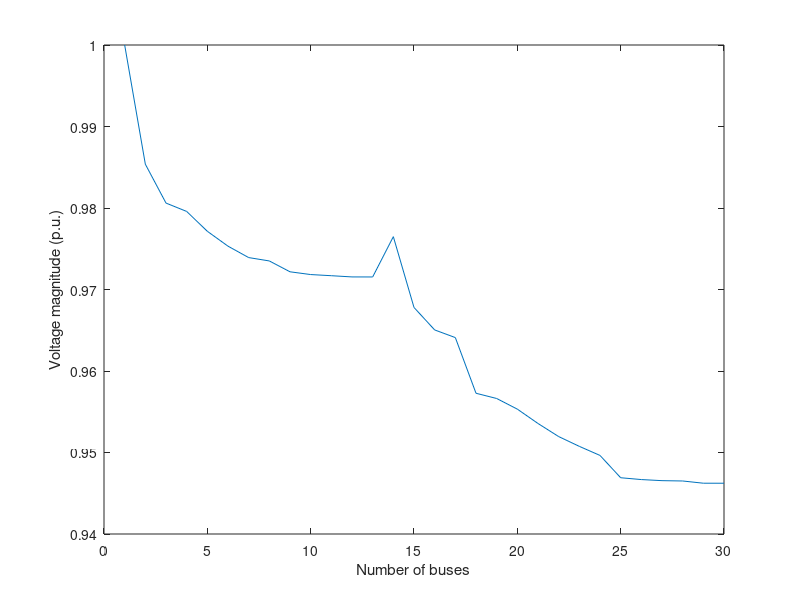

Source code (MATLAB):
clc
clear all
%==========================================================================
%                              LINE DATA [Ohm]
%==========================================================================
%branch no sending  reciving  R(Ohm)     X(Ohm)
%==========================================================================
LD =[ 1.0000    1.0000    2.0000    0.0563    0.0315
    2.0000    2.0000    3.0000    0.0716    0.0260
    3.0000    3.0000    4.0000    0.0186    0.0067
    4.0000    4.0000    5.0000    0.0556    0.0202
    5.0000    5.0000    6.0000    0.0530    0.0192
    6.0000    6.0000    7.0000    0.0530    0.0192
    7.0000    7.0000    8.0000    0.0212    0.0077
    8.0000    8.0000    9.0000    0.1007    0.0366
    9.0000    9.0000   10.0000    0.0450    0.0164
   10.0000   10.0000   11.0000    0.0398    0.0144
   11.0000   11.0000   12.0000    0.1113    0.0404
   12.0000   12.0000   13.0000    0.0132    0.0048
   13.0000    2.0000   14.0000    0.0636    0.0231
   14.0000   14.0000   15.0000    0.0716    0.0260
   15.0000   15.0000   16.0000    0.0265    0.0096
   16.0000   16.0000   17.0000    0.0106    0.0038
   17.0000   17.0000   18.0000    0.0927    0.0337
   18.0000   18.0000   19.0000    0.0106    0.0038
   19.0000   19.0000   20.0000    0.0265    0.0096
   20.0000   20.0000   21.0000    0.0450    0.0164
   21.0000   21.0000   22.0000    0.0530    0.0192
   22.0000   22.0000   23.0000    0.0530    0.0192
   23.0000   23.0000   24.0000    0.0663    0.0240
   24.0000   24.0000   25.0000    0.2253    0.0818
   25.0000   25.0000   26.0000    0.0265    0.0096
   26.0000   26.0000   27.0000    0.0265    0.0096
   27.0000   27.0000   28.0000    0.0133    0.0048
   28.0000   28.0000   29.0000    0.1723    0.0625
   29.0000   29.0000   30.0000    0.0080    0.0029];
%==========================================================================
%                         BUS DATA [kW and kVar]
%              bus_number      P(kw)                     Q(kVAR)
  BD=[    1	            0	    0
                 2	            2875 1814
                 3	            1100 695
                 4	            1100 695
                 5	            899 568
                 6	            770 486
                 7	            668 423
                 8	            598 378
                 9	            546 345
                 10	            380 240
                 11	            210 132
                 12	            94.586 59.368
                 13          	34.423 21.518
                 14          	1772 1118
                 15             1640 1035
                 16             1452 915
                 17             1434 904
                 18             1212 765
                 19             1086 685
                 20             953 602
                 21             827 521
                 22             716 452
                 23             550 347
                 24             434 273
                 25             346 218
                 26             316 199
                 27             184 116
                 28             139 87.911
                 29             113 71.734
                 30             34.25 21.734];  

%==========================================================================
PP = sum(BD(:, 2));
QQ = sum(BD(:, 3));
fprintf('===========================Power factor=========================')
Power_Factor = cos(atan(QQ / PP))
%==========================================================================
br = length(LD);
no = length(BD);
%==========================================================================
MVAb = 100;
KVb = 11;
Zb = (KVb^2) / MVAb;
%==========================================================================
%                              Per Unit Values
%==========================================================================
R = (LD(:, 4)) / Zb;
X = (LD(:, 5)) / Zb;
P = (BD(:, 2)) ./ (1000 * MVAb);
Q = (BD(:, 3)) ./ (1000 * MVAb);
%==========================================================================
%         Code for  bus-injection to branch-current matrix (BIBC)
%==========================================================================
bibc = zeros(size(LD, 1), size(LD, 1));

for i = 1:size(LD, 1)

    if LD(i, 2) == 1
        bibc(LD(i, 3) - 1, LD(i, 3) - 1) = 1;
    else
        bibc(:, LD(i, 3) - 1) = bibc(:, LD(i, 2) - 1);
        bibc(LD(i, 3) - 1, LD(i, 3) - 1) = 1;
    end

end

S = complex(P, Q); % complex power
Vo = ones(size(LD, 1), 1); % initial bus votage % 10 change to specific data value
S(1) = [];
VB = Vo;
iteration = 100;
% iteration=input('number of iteration : ');
%==========================================================================
for ip = 1:iteration
    %======================================================================
    %                           Backward Sweep
    %=====================================================================
    I = conj(S ./ VB); % injected current
    Z = complex(R, X); %branch impedance
    ZD = diag(Z); %makeing it diagonal
    IB = bibc * I; %branch current
    %======================================================================
    %                           Forward Sweep
    %======================================================================
    TRX = bibc' * ZD * bibc;
    VB = Vo - TRX * I;
end

%==========================================================================
Vbus = [1; VB];
fprintf('====================Voltage magnitude (p.u.)=====================')
V_bus = abs(Vbus)
V_min= min(V_bus)
I_Line = abs(IB);
%==========================================================================
%                               Power Loss
%==========================================================================
Ibrp = [abs(IB) angle(IB) * 180 / pi];
PLL(1, 1) = 0;
QLL(1, 1) = 0;
% losses
for f2 = 1:size(LD, 1)
    Pl(f2, 1) = (Ibrp(f2, 1)^2) * R(f2, 1);
    Ql(f2, 1) = X(f2, 1) * (Ibrp(f2, 1)^2);
    PLL(1, 1) = PLL(1, 1) + Pl(f2, 1);
    QLL(1, 1) = QLL(1, 1) + Ql(f2, 1);
end

%==========================================================================
%                           Power Loss in each branch
%==========================================================================
fprintf('===============Active power loss in each branch (kW)=============')
Plosskw = (Pl) * 100000;
fprintf('=============Reactive power loss in each branch (kVAR)===========')
Qlosskw = (Ql) * 100000;
%==========================================================================
%                              Total Power Loss
%==========================================================================
fprintf('=================Total active power loss (kW)===================')
Total_PLoss = (PLL) * 100000
fprintf('===============Total reactive power loss (kVAR)=================')
Total_QLoss = (QLL) * 100000
%==========================================================================
figure(1)
plot([1:no], V_bus)
xlabel('Number of buses')
ylabel('Voltage magnitude (p.u.)')
